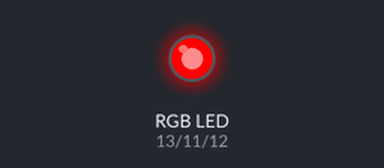
The sketch below on a simulated Arduino Uno, built with avr-gcc and run on an emulated ATmega328P. Shown: an RGB LED mixed from three pins (HIGH = lit).

Above: at 0.5 s.
At 2.5 s:
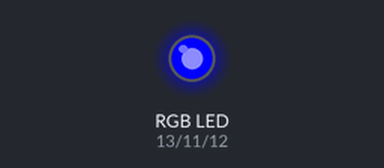
At 4.5 s:
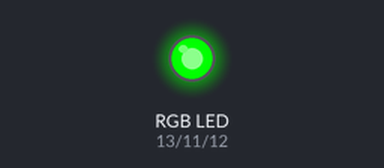
At 6.5 s:
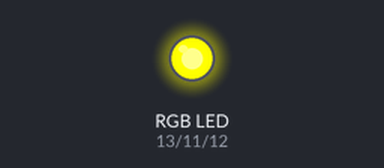
At 9.5 s:
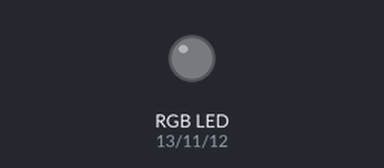
Timing chart, 0 to 10.4 s (numbered marks = the images above):
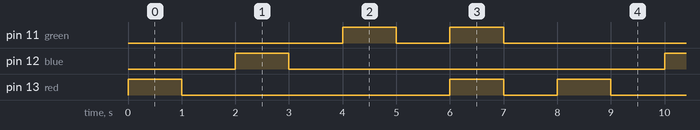

Measured:
- by itself, pin 11 (green): repeats every 8.0 s: LOW 1.0 s, HIGH 1.0 s, LOW 5.0 s, HIGH 1.0 s
- by itself, pin 12 (blue): alternates HIGH for 1.0 s and LOW for 7.0 s
- by itself, pin 13 (red): repeats every 8.0 s: LOW 5.0 s, HIGH 1.0 s, LOW 1.0 s, HIGH 1.0 s

The sketch:

rgb_led_blinking.ino
```cpp
// C++ code
//
int red=13,blue=12,green=11;
void setup()
{
  pinMode(red,OUTPUT); // output at 13 pin
  pinMode(blue,OUTPUT);//output at 12 pin
  pinMode(green,OUTPUT);//output at 11 pin
}

void loop()
{
   rgb();  //rgb function call
  yellow();//yellow function call
}

void rgb()   //rgb function
{
digitalWrite(red,HIGH); //13 pin er moddhe 5v output dibe
delay(1000);
digitalWrite(red,LOW);//13 pin er moddhe 0v output dibe
delay(1000);
digitalWrite(blue,HIGH);
delay(1000);
digitalWrite(blue,LOW);
delay(1000);
digitalWrite(green,HIGH);
delay(1000);
digitalWrite(green,LOW);
delay(1000);
}


void yellow()
{
digitalWrite(red,HIGH);
digitalWrite(green,HIGH);
delay(1000);
digitalWrite(red,LOW);
digitalWrite(green,LOW);
delay(1000);
}
```
